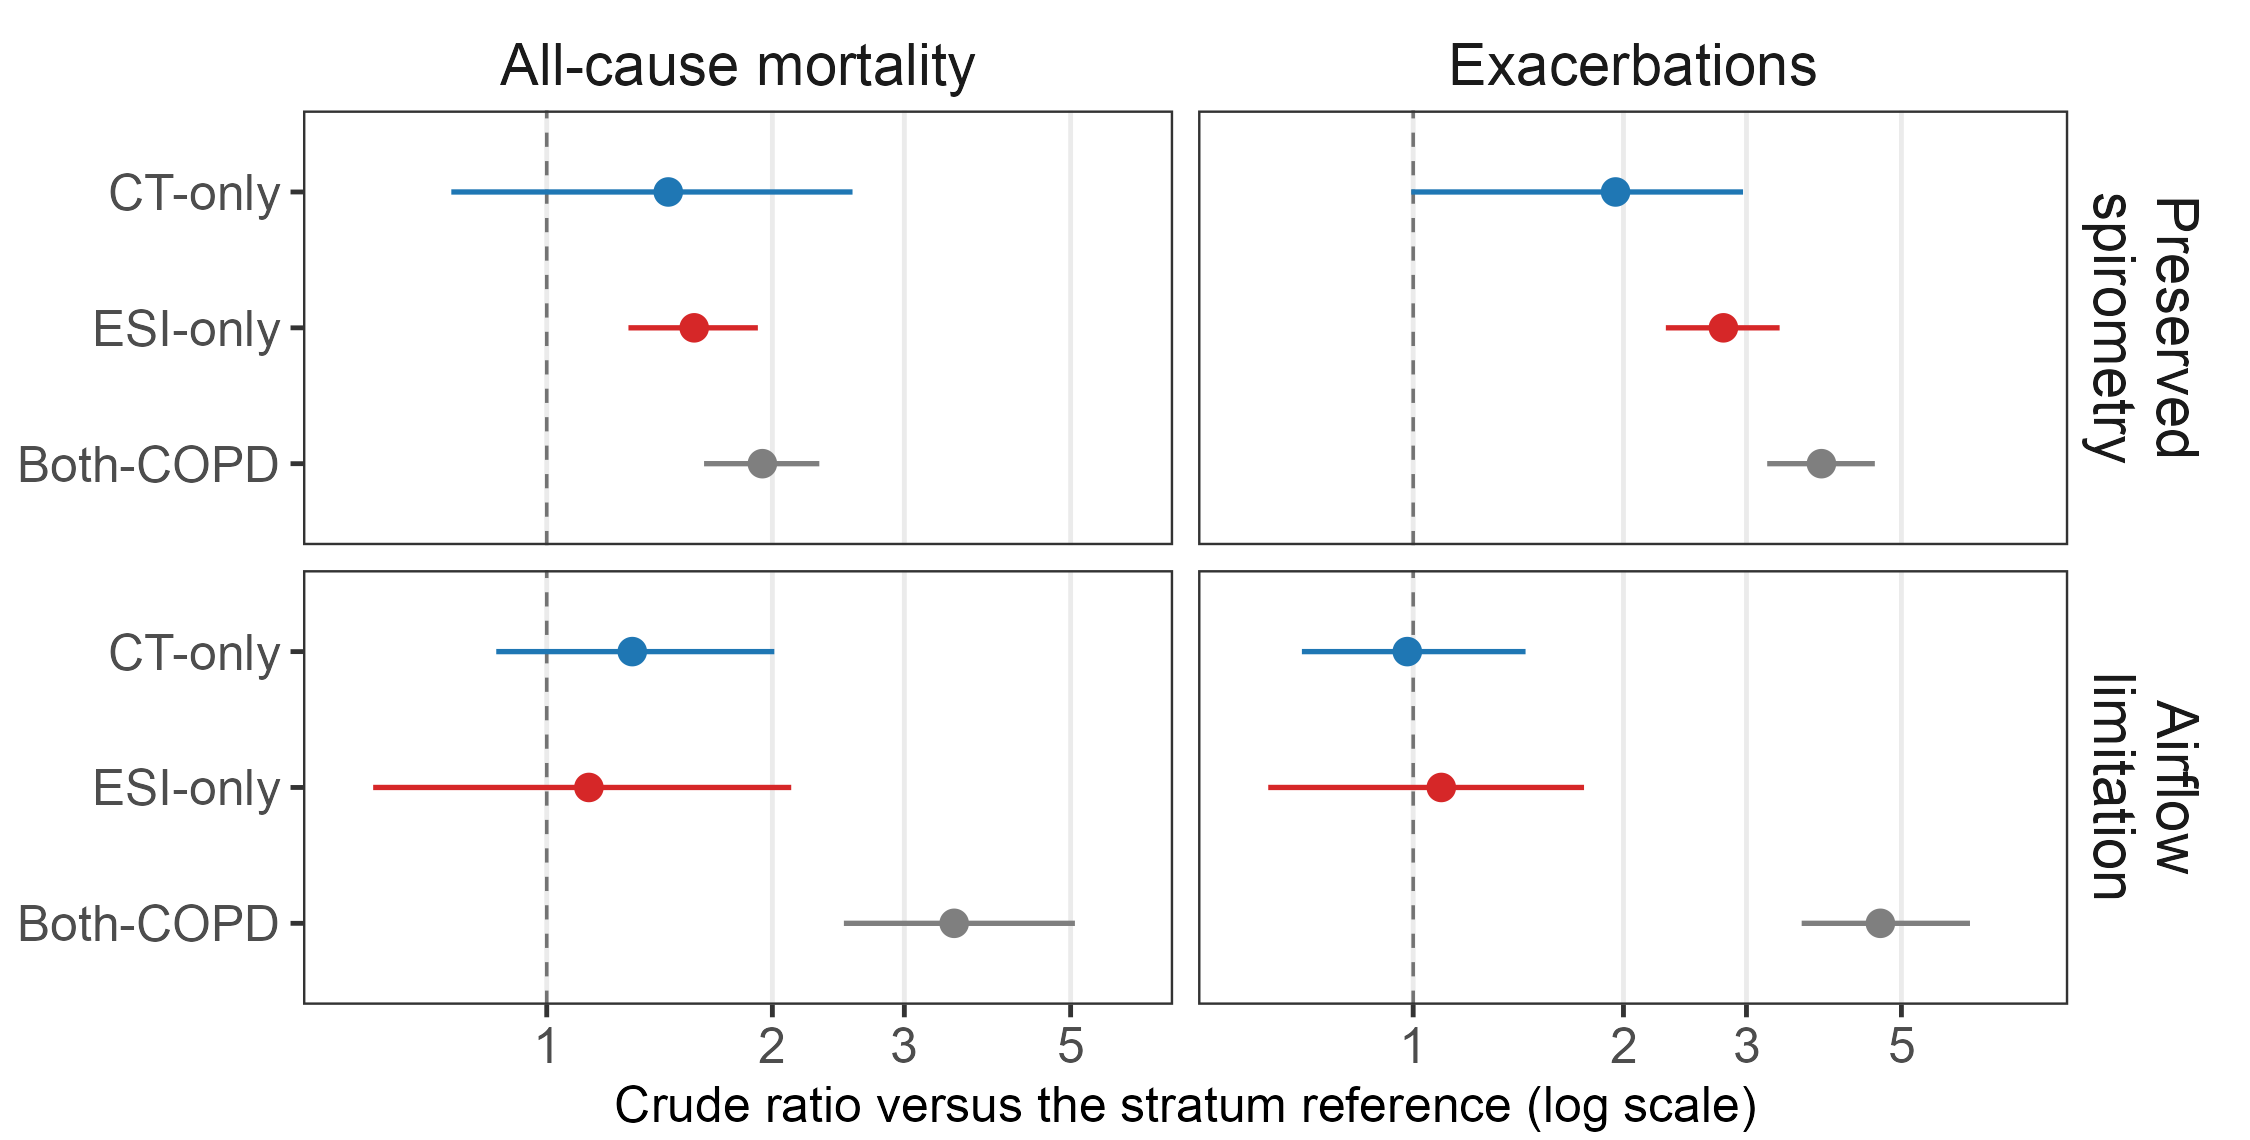

Recreate this plot in R.
#!/usr/bin/env Rscript
# Figure 3: risk in the groups on which MD-COPD and the ESI classification agree
# or disagree, within each stratum of airflow limitation.
#
# Rows are strata and columns outcomes. Each panel shows the three groups either
# classification calls COPD, against that stratum's own reference: participants
# both classify as noCOPD with preserved spirometry, and as AFL-only with airflow
# limitation. Crude ratios only (Pete, 2026-09-11). Group colors follow the v15
# discordance figure: CT-only blue, Both gray, ESI-only red.
#
# Respiratory mortality is left out (Pete, 2026-09-11): too few deaths in the
# discordant groups and the airflow-limitation reference. Its totals go in the
# legend.
#
# The two rows have different references, so estimates compare within a row and
# not between rows. The x axis is free per outcome and shared down a column.
suppressPackageStartupMessages({ library(dplyr); library(ggplot2) })
.b <- grep("^--file=", commandArgs(trailingOnly = FALSE), value = TRUE)
HERE <- if (length(.b)) dirname(normalizePath(sub("^--file=", "", .b[1]))) else "ctfree/figures"
source(file.path(dirname(dirname(HERE)), "figures", "style.R"))
source(file.path(dirname(dirname(HERE)), "figures", "validate_layout.R"))
ASSETS <- file.path(dirname(HERE), "assets")

cr <- read.csv(file.path(ASSETS, "discord_crude_strata.csv"), stringsAsFactors = FALSE)
stopifnot(nrow(cr) == 18)
GRP  <- c("CT-only-COPD" = "CT-only", "ESI-only-COPD" = "ESI-only", "Both-COPD" = "Both-COPD")
GCOL <- c("CT-only" = "#1F77B4", "Both-COPD" = "#7F7F7F", "ESI-only" = "#D62728")
OUTC <- c(all = "All-cause mortality", exac = "Exacerbations")
STR  <- c("Preserved spirometry" = "Preserved\nspirometry",
          "Airflow limitation"   = "Airflow\nlimitation")

d <- cr %>% filter(outcome %in% names(OUTC)) %>%
  transmute(stratum, group, outcome, est = rr, lo, hi, events)
stopifnot(nrow(d) == 12, !anyNA(d$events))

# The event floor applies to the group and to its reference. Reference death
# counts come from the rate artifacts; exacerbation counts in every reference
# are in the hundreds.
MIN_EVENTS_FIG <- 10     # the analysis event floor (MIN_EVENTS in the Rmd)
rt <- rbind(cbind(stratum = "Preserved spirometry",
                  read.csv(file.path(ASSETS, "discord_rates.csv"))[, c("group", "deaths", "resp_deaths")]),
            cbind(stratum = "Airflow limitation",
                  read.csv(file.path(ASSETS, "discord_rates_afl.csv"))[, c("group", "deaths", "resp_deaths")]))
ref <- rt[rt$group %in% c("Both-noCOPD", "Both-AFL-only"), ]
stopifnot(nrow(ref) == 2)
ref_ev <- rbind(data.frame(stratum = ref$stratum, outcome = "all",  ref_events = ref$deaths),
                data.frame(stratum = ref$stratum, outcome = "exac", ref_events = Inf))
d <- left_join(d, ref_ev, by = c("stratum", "outcome"))
# With respiratory mortality out, every plotted cell clears the floor and has an interval.
stopifnot(!anyNA(d$ref_events), !anyNA(d$lo), !anyNA(d$hi),
          all(d$events >= MIN_EVENTS_FIG), all(d$ref_events >= MIN_EVENTS_FIG))
RESP <- function(st, g) rt$resp_deaths[rt$stratum == st & rt$group == g]

d$grp     <- factor(GRP[d$group], levels = rev(c("CT-only", "ESI-only", "Both-COPD")))
d$outcome <- factor(OUTC[d$outcome], levels = OUTC)
d$stratum <- factor(d$stratum, levels = names(STR))

p <- ggplot(d, aes(x = est, y = grp, colour = grp)) +
  geom_vline(xintercept = 1, linetype = 2, colour = "grey45", linewidth = 0.4) +
  geom_linerange(aes(xmin = lo, xmax = hi), linewidth = 0.6) +
  geom_point(size = 2.6) +
  scale_colour_manual(values = GCOL, guide = "none") +
  scale_x_log10(breaks = c(1, 2, 3, 5),
                labels = scales::label_number(drop0trailing = TRUE),
                expand = expansion(mult = c(0.10, 0.14))) +
  facet_grid(stratum ~ outcome, scales = "free_x",
             labeller = labeller(stratum = STR)) +
  labs(x = "Crude ratio versus the stratum reference (log scale)", y = NULL) +
  theme_esi() +
  theme(panel.grid.minor = element_blank(), panel.grid.major.y = element_blank(),
        plot.margin = margin(4, 6, 2, 4))

out <- file.path(HERE, "figure3_discord_risk.png")
validate_layout(p, out)
ggsave(out, p, width = NATIVE_W, height = 3.8, dpi = 300, bg = "white")
writeLines(sprintf("content_width_in=%.2f", CONTENT_W), file.path(HERE, "figure3_discord_risk.meta"))

writeLines(c(
  "**Figure 3. Risk in the groups on which MD-COPD and the ESI classification agree or disagree.**",
  "",
  paste("Crude rate ratios for all-cause mortality and exacerbations, with 95% confidence",
        "intervals, for the three groups either classification calls COPD, within each stratum",
        "of airflow limitation: against the participants both classify as noCOPD among those",
        "with preserved spirometry (top row), and against those both classify as AFL-only among",
        "those with airflow limitation (bottom row). The two rows have different references, so",
        "estimates are comparable within a row and not between rows. Intervals are exact Poisson",
        "intervals for deaths and subject-bootstrap intervals for exacerbations. CT-only, COPD",
        "under MD-COPD only; ESI-only, COPD under the ESI classification only; Both-COPD, COPD",
        "under both.",
        "Respiratory mortality is not shown because the numbers of respiratory deaths are too",
        sprintf(paste("small for estimation: with preserved spirometry, %d in the reference, %d CT-only,",
                      "%d ESI-only and %d Both-COPD; with airflow limitation, %d in the reference, %d CT-only,",
                      "%d ESI-only and %d Both-COPD."),
                RESP("Preserved spirometry", "Both-noCOPD"), RESP("Preserved spirometry", "CT-only-COPD"),
                RESP("Preserved spirometry", "ESI-only-COPD"), RESP("Preserved spirometry", "Both-COPD"),
                RESP("Airflow limitation", "Both-AFL-only"), RESP("Airflow limitation", "CT-only-COPD"),
                RESP("Airflow limitation", "ESI-only-COPD"), RESP("Airflow limitation", "Both-COPD")),
        "AFL-only, airflow limitation without other criteria.")),
  file.path(HERE, "figure3_discord_risk_legend.md"))
cat("wrote", out, "\n")
